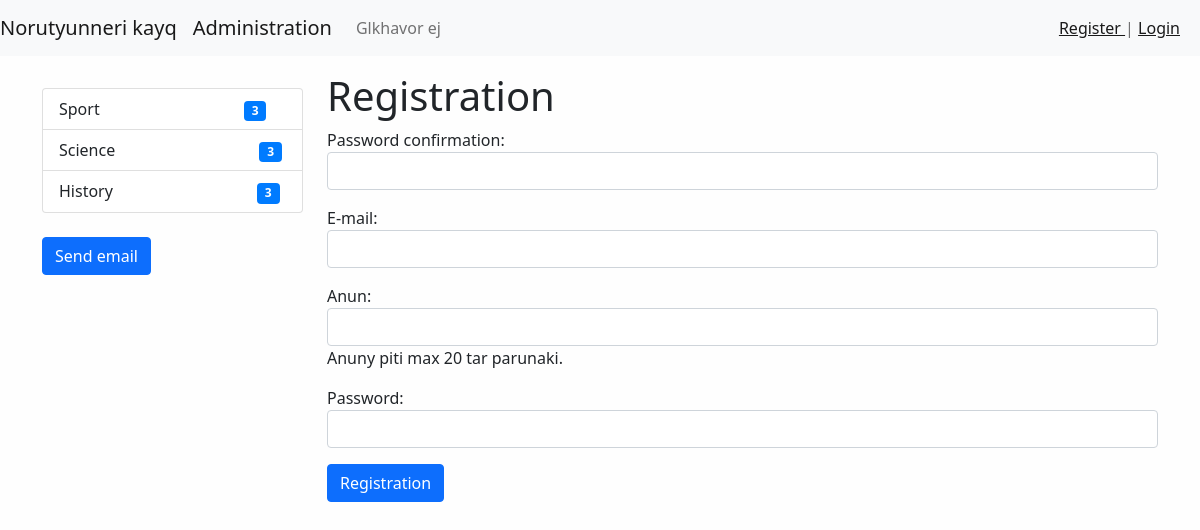
Screenshot of /register/ with the database file from the repository.
### news/models.py (models this page shows, shortened)
class Category(models.Model):
    title = models.CharField(max_length=150, db_index=True, verbose_name='CATEGORYI ANUN')
    def get_absolute_url(self):
        return reverse('category', kwargs={"category_id": self.pk})
    class Meta:
        verbose_name = "Category"
        verbose_name_plural = "Categoryner"
        ordering = ['title']

### news/views.py (the view)
# urls.py: path('register/', register, name='register'),
def register(request):
    if request.method == 'POST':
        form = UserRegisterForm(request.POST)
        if form.is_valid():
            form.save()
            messages.success(request, 'Duq hajoghutyamb grancveciq.')
            return redirect('login')
        else:
            messages.error(request, 'Grancman skhal ka.')
    else:
        form = UserRegisterForm()
    context = {
        'form': form,
    }
    return render(request, 'news/register.html', context)

### news/forms.py
class UserRegisterForm(UserCreationForm):
    username = forms.CharField(label='Anun', help_text='Anuny piti max 20 tar parunaki.',
                                widget=forms.TextInput(
                                attrs={'class': 'form-control', 'autofocus': None, 'autocomplete': 'off'}))
    password1 = forms.CharField(label='Password',
                                widget=forms.PasswordInput(attrs={'class': 'form-control'}))
    password2 = forms.CharField(label='Password confirmation',
                                widget=forms.PasswordInput(attrs={'class': 'form-control'}))
    email = forms.EmailField(label='E-mail',
                                widget=forms.EmailInput(attrs={'class': 'form-control'}))
    class Meta:
        model = User
        fields = {'username', 'email', 'password1', 'password2'}

### news/templatetags/news_tags.py (called while the page is built)
@register.inclusion_tag('news/list-categories.html')
def show_categories(arg1="hello", arg2="world"):
    categories = Category.objects.annotate(cnt=Count("get_news", filter=F('get_news__is_published'))).filter(cnt__gt=0)
    return {"categories": categories, "arg1": arg1, "arg2": arg2}

### news/templates/news/register.html (shortened to what this page needs)
{% extends 'base.html' %}
{% block sidebar %}
{% include 'inc/_sidebar.html' %}
{% endblock %}
{% block content %}
<h1>Registration</h1>
<form method="post">
    {{ form.as_p }}
    <button class="btn btn-primary btn-block" type="submit"> Registration </button>
</form>
{% endblock %}

### news/templates/news/list-categories.html (shortened to what this page needs)
<div class="list-group">
    {% for item in categories %}
    <a class="list-group-item list-group-item-action" href="{{ item.get_absolute_url }}">
        {{ item.title }} <span class="badge badge-primary badge-pill"
                               style="background-color: #007bff;color: white;margin-left: 140px;">{{ item.cnt }}</span></a>
    {% endfor %}
</div>

### mysite/static/css/style.css (style rules this page uses)
body { background-color: #fefefe; }

### rows the page displays
Category: title "Sport", cnt "3"
Category: title "Science", cnt "3"
Category: title "History", cnt "3"
